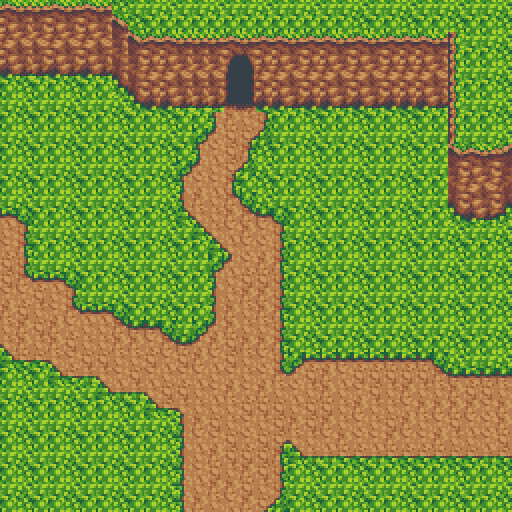

A level layout from a 2D game, rendered from its tile map. Below: a short description, then the map file with its tile-grid data intact:
An orthogonal 32x32 tile map with 16x16 px tiles, 2 tile layers (Ground, Cave), 2 tilesets.

<map version="1.0" tiledversion="1.0.3" orientation="orthogonal" renderorder="right-down" width="32" height="32" tilewidth="16" tileheight="16" nextobjectid="1">
 <tileset firstgid="1" source="Sets/Set1.tsx" />
 <tileset firstgid="769" source="Sets/Set2.tsx" />
 <layer name="Ground" width="32" height="32">
  <data encoding="csv">
33,34,35,33,34,35,33,34,35,33,34,35,33,34,35,33,34,35,33,34,35,33,34,35,33,34,35,33,34,35,33,34,
65,66,67,65,66,67,65,66,67,65,66,67,65,66,67,65,66,67,65,66,67,65,66,67,65,66,67,65,66,67,65,66,
97,98,99,97,98,99,97,98,99,97,98,99,97,98,99,97,98,99,97,98,99,97,98,99,97,98,99,97,98,99,97,98,
129,130,131,129,130,131,129,130,131,129,130,131,129,130,131,129,130,131,129,130,131,129,130,131,129,130,131,129,130,131,129,130,
33,34,35,33,34,35,33,34,35,33,34,35,33,34,35,33,34,35,33,34,35,33,34,35,33,34,35,33,34,35,33,34,
65,66,67,65,66,67,65,66,67,65,66,67,65,66,67,65,66,67,65,66,67,65,66,67,65,66,67,65,66,67,65,66,
97,98,99,97,98,99,97,98,99,97,98,99,97,98,99,97,98,99,97,98,99,97,98,99,97,98,99,97,98,99,97,98,
129,130,131,129,130,131,129,130,131,129,130,131,129,130,131,129,130,131,129,130,131,129,130,131,129,130,131,129,130,131,129,130,
33,34,35,33,34,35,33,34,35,33,34,35,33,34,35,33,34,35,33,34,35,33,34,35,33,34,35,33,34,35,33,34,
65,66,67,65,66,67,65,66,67,65,66,67,65,66,67,65,66,67,65,66,67,65,66,67,65,66,67,65,66,67,65,66,
97,98,99,97,98,99,97,98,99,97,98,99,97,98,99,97,98,99,97,98,99,97,98,99,97,98,99,97,98,99,97,98,
129,130,131,129,130,131,129,130,131,129,130,131,129,130,131,129,130,131,129,130,131,129,130,131,129,130,131,129,130,131,129,130,
33,34,35,33,34,35,33,34,35,33,34,35,33,34,35,33,34,35,33,34,35,33,34,35,33,34,35,33,34,35,33,34,
65,66,67,65,66,67,65,66,67,65,66,67,65,66,67,65,66,67,65,66,67,65,66,67,65,66,67,65,66,67,65,66,
97,98,99,97,98,99,97,98,99,97,98,99,97,98,99,97,98,99,97,98,99,97,98,99,97,98,99,97,98,99,97,98,
129,130,131,129,130,131,129,130,131,129,130,131,129,130,131,129,130,131,129,130,131,129,130,131,129,130,131,129,130,131,129,130,
33,34,35,33,34,35,33,34,35,33,34,35,33,34,35,33,34,35,33,34,35,33,34,35,33,34,35,33,34,35,33,34,
65,66,67,65,66,67,65,66,67,65,66,67,65,66,67,65,66,67,65,66,67,65,66,67,65,66,67,65,66,67,65,66,
97,98,99,97,98,99,97,98,99,97,98,99,97,98,99,97,98,99,97,98,99,97,98,99,97,98,99,97,98,99,97,98,
129,130,131,129,130,131,129,130,131,129,130,131,129,130,131,129,130,131,129,130,131,129,130,131,129,130,131,129,130,131,129,130,
33,34,35,33,34,35,33,34,35,33,34,35,33,34,35,33,34,35,33,34,35,33,34,35,33,34,35,33,34,35,33,34,
65,66,67,65,66,67,65,66,67,65,66,67,65,66,67,65,66,67,65,66,67,65,66,67,65,66,67,65,66,67,65,66,
97,98,99,97,98,99,97,98,99,97,98,99,97,98,99,97,98,99,97,98,99,97,98,99,97,98,99,97,98,99,97,98,
129,130,131,129,130,131,129,130,131,129,130,131,129,130,131,129,130,131,129,130,131,129,130,131,129,130,131,129,130,131,129,130,
33,34,35,33,34,35,33,34,35,33,34,35,33,34,35,33,34,35,33,34,35,33,34,35,33,34,35,33,34,35,33,34,
65,66,67,65,66,67,65,66,67,65,66,67,65,66,67,65,66,67,65,66,67,65,66,67,65,66,67,65,66,67,65,66,
97,98,99,97,98,99,97,98,99,97,98,99,97,98,99,97,98,99,97,98,99,97,98,99,97,98,99,97,98,99,97,98,
129,130,131,129,130,131,129,130,131,129,130,131,129,130,131,129,130,131,129,130,131,129,130,131,129,130,131,129,130,131,129,130,
33,34,35,33,34,35,33,34,35,33,34,35,33,34,35,33,34,35,33,34,35,33,34,35,33,34,35,33,34,35,33,34,
65,66,67,65,66,67,65,66,67,65,66,67,65,66,67,65,66,67,65,66,67,65,66,67,65,66,67,65,66,67,65,66,
97,98,99,97,98,99,97,98,99,97,98,99,97,98,99,97,98,99,97,98,99,97,98,99,97,98,99,97,98,99,97,98,
129,130,131,129,130,131,129,130,131,129,130,131,129,130,131,129,130,131,129,130,131,129,130,131,129,130,131,129,130,131,129,130
</data>
 </layer>
 <layer name="Cave" width="32" height="32">
  <data encoding="csv">
1139,1140,1140,1139,1140,1139,1140,1122,0,0,0,0,0,0,0,0,0,0,0,0,0,0,0,0,0,0,0,0,0,0,0,0,
1155,1156,1156,1155,1156,1155,1156,1138,1122,1123,1123,1123,1123,1123,0,0,1123,1123,1123,1123,1123,0,0,0,0,0,0,0,0,0,0,0,
1171,1172,1172,1171,1172,1171,1172,1154,1138,1139,1139,1140,1140,1140,1139,1140,1139,1139,1140,1139,1139,1140,1139,1140,1139,1139,1139,1140,1089,0,0,0,
1187,1188,1188,1187,1188,1187,1188,1170,1154,1155,1155,1156,1156,1156,1159,1160,1155,1155,1156,1155,1155,1156,1155,1156,1155,1155,1155,1156,1089,0,0,0,
1203,1204,1204,1203,1204,1203,1204,1186,1170,1171,1171,1172,1172,1172,1175,1176,1171,1171,1172,1171,1171,1172,1171,1172,1171,1171,1171,1172,1105,0,0,0,
0,0,0,0,0,0,0,1202,1186,1187,1187,1188,1188,1188,1191,1192,1187,1187,1188,1187,1187,1188,1187,1188,1187,1187,1187,1188,1089,0,0,0,
0,0,0,0,0,0,0,0,1202,1203,1203,1204,1204,1204,1239,1240,1203,1203,1204,1203,1203,1204,1203,1204,1203,1203,1203,1204,1089,0,0,0,
0,0,0,0,0,0,0,0,0,0,0,0,0,133,134,103,104,0,0,0,0,0,0,0,0,0,0,0,1089,0,0,0,
0,0,0,0,0,0,0,0,0,0,0,0,69,5,102,38,168,0,0,0,0,0,0,0,0,0,0,0,1105,0,0,0,
0,0,0,0,0,0,0,0,0,0,0,0,133,135,102,136,0,0,0,0,0,0,0,0,0,0,0,0,1138,1139,1140,1141,
0,0,0,0,0,0,0,0,0,0,0,69,5,103,38,168,0,0,0,0,0,0,0,0,0,0,0,0,1154,1155,1156,1157,
0,0,0,0,0,0,0,0,0,0,0,133,135,135,136,0,0,0,0,0,0,0,0,0,0,0,0,0,1170,1171,1172,1173,
0,0,0,0,0,0,0,0,0,0,0,101,134,103,6,72,0,0,0,0,0,0,0,0,0,0,0,0,1186,1187,1188,1189,
71,72,0,0,0,0,0,0,0,0,0,165,37,103,134,6,70,72,0,0,0,0,0,0,0,0,0,0,1202,1203,1204,1205,
103,104,0,0,0,0,0,0,0,0,0,0,165,37,135,134,135,104,0,0,0,0,0,0,0,0,0,0,0,0,0,0,
135,136,0,0,0,0,0,0,0,0,0,0,0,165,37,135,135,104,0,0,0,0,0,0,0,0,0,0,0,0,0,0,
102,104,0,0,0,0,0,0,0,0,0,0,0,69,5,135,134,136,0,0,0,0,0,0,0,0,0,0,0,0,0,0,
102,6,71,71,72,0,0,0,0,0,0,0,0,133,103,102,102,104,0,0,0,0,0,0,0,0,0,0,0,0,0,0,
135,135,102,103,104,0,0,0,0,0,0,0,0,101,103,134,134,104,0,0,0,0,0,0,0,0,0,0,0,0,0,0,
134,102,103,135,6,71,71,72,0,0,0,0,0,101,134,103,134,136,0,0,0,0,0,0,0,0,0,0,0,0,0,0,
103,134,102,134,135,103,103,6,70,70,72,0,69,5,134,103,103,104,0,0,0,0,0,0,0,0,0,0,0,0,0,0,
37,134,103,134,102,103,103,134,134,135,6,70,5,134,102,134,134,136,0,0,0,0,0,0,0,0,0,0,0,0,0,0,
165,166,166,37,135,102,102,103,103,102,135,102,134,135,102,103,135,104,69,71,71,70,71,71,70,71,70,72,0,0,0,0,
0,0,0,165,166,167,37,135,102,135,103,135,135,103,135,103,135,6,5,102,134,135,102,102,102,102,102,6,70,71,70,70,
0,0,0,0,0,0,165,167,167,37,102,102,103,135,134,135,134,103,135,103,134,103,135,102,103,134,103,103,134,102,102,103,
0,0,0,0,0,0,0,0,0,165,166,37,103,103,103,102,102,102,103,102,102,103,134,103,103,135,134,134,134,134,135,134,
0,0,0,0,0,0,0,0,0,0,0,101,134,102,103,135,103,102,134,102,134,103,135,103,102,134,103,135,102,135,135,134,
0,0,0,0,0,0,0,0,0,0,0,133,135,135,102,135,102,38,37,103,135,134,135,135,134,135,135,134,103,103,135,102,
0,0,0,0,0,0,0,0,0,0,0,101,103,134,102,102,102,136,165,167,167,166,166,167,166,166,166,166,166,166,167,166,
0,0,0,0,0,0,0,0,0,0,0,133,135,102,103,134,102,104,0,0,0,0,0,0,0,0,0,0,0,0,0,0,
0,0,0,0,0,0,0,0,0,0,0,133,103,134,134,102,103,104,0,0,0,0,0,0,0,0,0,0,0,0,0,0,
0,0,0,0,0,0,0,0,0,0,0,133,134,103,135,134,38,168,0,0,0,0,0,0,0,0,0,0,0,0,0,0
</data>
 </layer>
</map>
